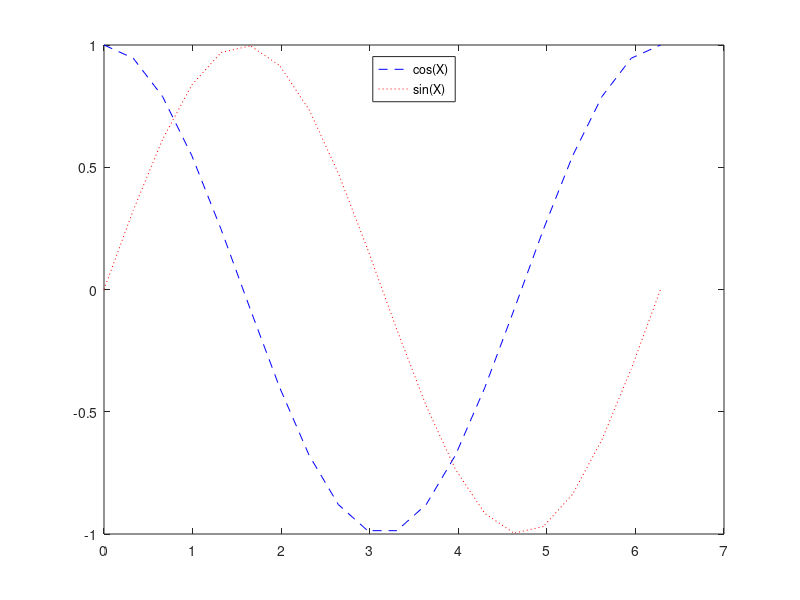

The MATLAB source for this figure:
X = linspace(0,2*pi,20);
Y1 = cos(X);
plot(X,Y1,'b--')
hold on
Y2 = sin(X);
plot(X,Y2,'r:')
legend('cos(X)','sin(X)','location','north')
